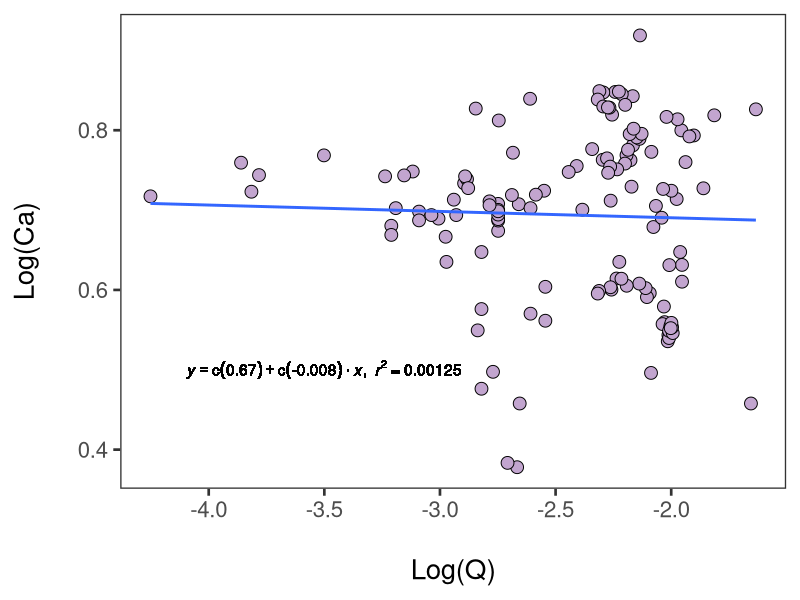
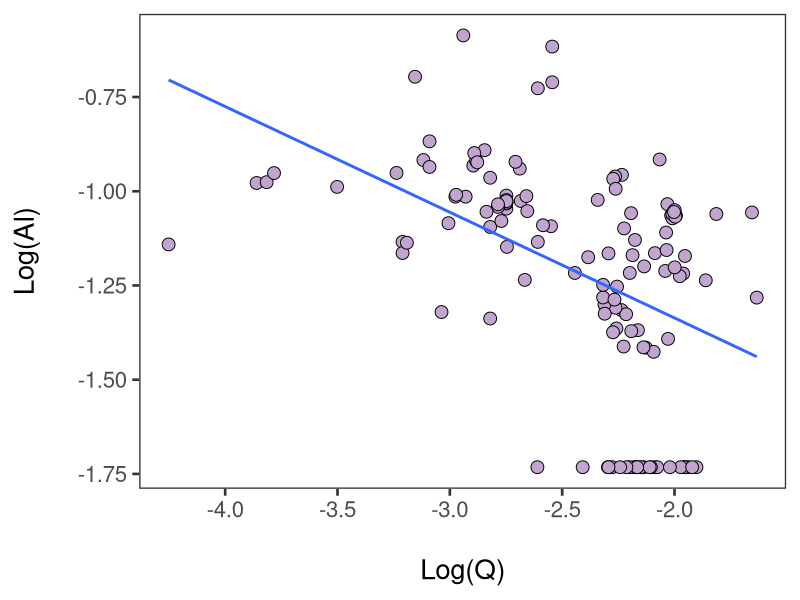
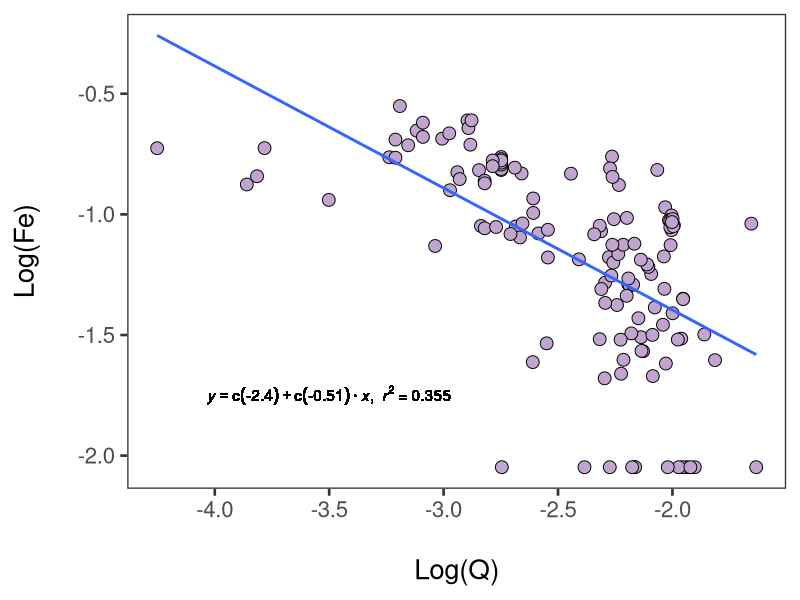
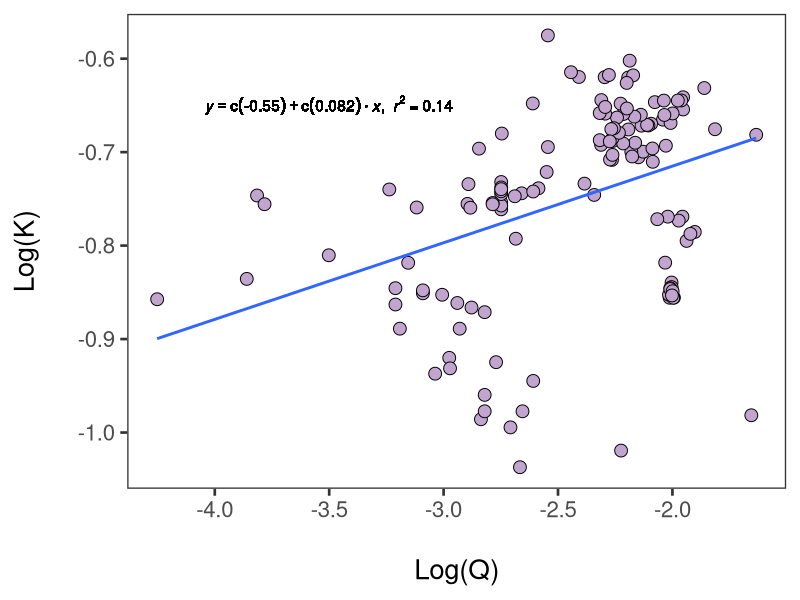
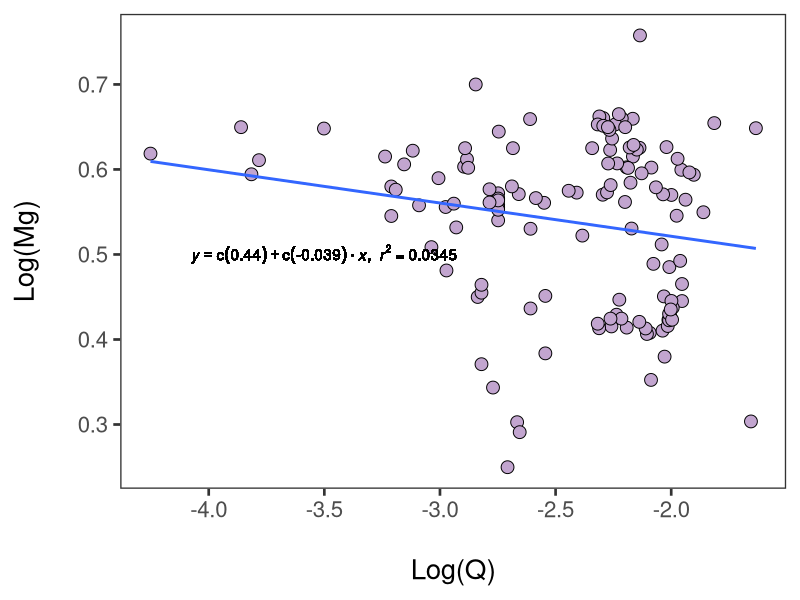
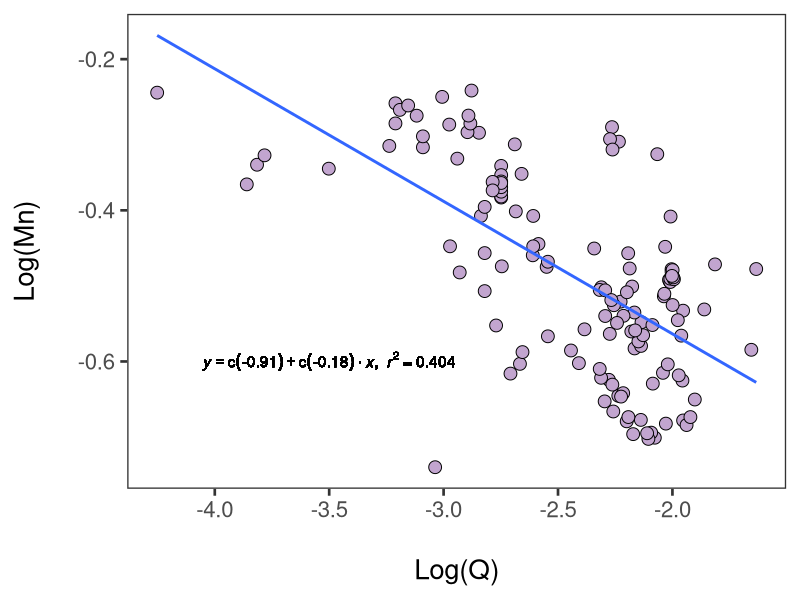
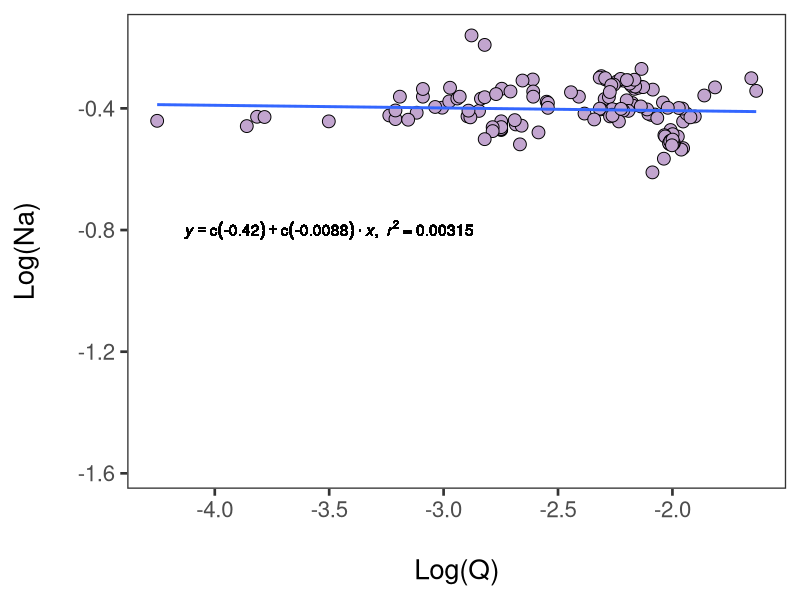
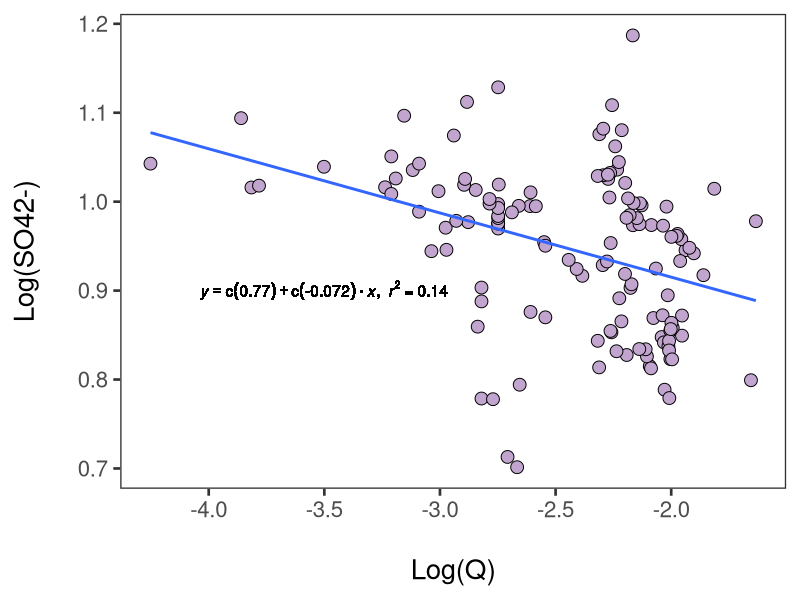

Generate these figures, in order, with R:
# Rename columns to be R friendly

newname<-c("sample_name","date_and_time","Q_m3s","Al_mgL","Ca_mgL","Fe_mgL","K_mgL","Mg_mgL","Mn_mgL","Na_mgL","SO42_mgL","pH","EC")
CQ<-read.csv(file="CQ.csv",header=TRUE)
colnames(CQ)<-newname

#Transform mg/L to mmol/L

CQ$Al_mmolL<-(CQ$Al_mgL/26.982)
CQ$Ca_mmolL<-(CQ$Ca_mgL/40.08)
CQ$Fe_mmolL<-(CQ$Fe_mgL/55.845)
CQ$K_mmolL<-(CQ$K_mgL/39.099)
CQ$Mg_mmolL<-(CQ$Mg_mgL/24.305)
CQ$Mn_mmolL<-(CQ$Mn_mgL/54.938)
CQ$Na_mmolL<-(CQ$Na_mgL/22.99)
CQ$SO42_mmolL<-(CQ$SO42_mgL/96.06)

#Transform pH to H+ mg/L

CQ$H_mgL<-(10^(-1*CQ$pH))

#Take the log of everything

CQ$logQ<-(log10(CQ$Q_m3s))
CQ$logAl<-(log10(CQ$Al_mmolL))
CQ$logCa<-(log10(CQ$Ca_mmolL))
CQ$logFe<-(log10(CQ$Fe_mmolL))
CQ$logK<-(log10(CQ$K_mmolL))
CQ$logMg<-(log10(CQ$Mg_mmolL))
CQ$logMn<-(log10(CQ$Mn_mmolL))
CQ$logNa<-(log10(CQ$Na_mmolL))
CQ$logSO42<-(log10(CQ$SO42_mmolL))
CQ$logH<-(log10(CQ$H_mgL))
CQ$logEC<-(log10(CQ$EC))

#Function to pull regression text out
lm_eqn<-function(df){
  m<-lm(y~x,df)
  eq<-substitute(italic(y) == a + b %.% italic(x)*","~~italic(r)^2~"="~r2,
                 list(a = format(coef(m)[1], digits = 2),
                      b = format(coef(m)[2], digits = 2),
                      r2 = format(summary(m)$r.squared,digits=3)))
  as.character(as.expression(eq))
}
#making plots

#Ca plot
library(ggplot2)
pal="#c2a5cf"
shape1=21
df<-CQ[,c("logQ","logCa")]
names(df)<-c("x","y")
CQCa<-ggplot(CQ, aes(logQ,logCa))+
  geom_point(colour="black",size=4, fill=pal, pch=shape1)+
  theme_bw(base_size=20)+
  theme(panel.grid.major = element_blank(), panel.grid.minor = element_blank())+
  guides(fill=guide_legend(title="Depth (cm)"))+
  xlab("\nLog(Q)")+
  ylab("Log(Ca)\n")+
  geom_text(x=-3.5, y=0.5, label = lm_eqn(df),parse=TRUE)+
  geom_smooth(method=lm,se=FALSE)
#Call the graph
CQCa

#save to pdf
pdf("CQCa.pdf",height=6,width=8)
CQCa
dev.off()

#Al plot
library(ggplot2)
pal="#c2a5cf"
shape1=21
df<-CQ[,c("logQ","logAl")]
names(df)<-c("x","y")
CQAl<-ggplot(CQ, aes(logQ,logAl))+
  geom_point(colour="black",size=4, fill=pal, pch=shape1)+
  theme_bw(base_size=20)+
  theme(panel.grid.major = element_blank(), panel.grid.minor = element_blank())+
  guides(fill=guide_legend(title="Depth (cm)"))+
  xlab("\nLog(Q)")+
  ylab("Log(Al)\n")+
  geom_text(x=-3.5, y=0.5, label = lm_eqn(df),parse=TRUE)+
  geom_smooth(method=lm,se=FALSE)
#Call the graph
CQAl

#save to pdf
pdf("CQAl.pdf",height=6,width=8)
CQAl
dev.off()

#Fe plot
library(ggplot2)
pal="#c2a5cf"
shape1=21
df<-CQ[,c("logQ","logFe")]
names(df)<-c("x","y")
CQFe<-ggplot(CQ, aes(logQ,logFe))+
  geom_point(colour="black",size=4, fill=pal, pch=shape1)+
  theme_bw(base_size=20)+
  theme(panel.grid.major = element_blank(), panel.grid.minor = element_blank())+
  guides(fill=guide_legend(title="Depth (cm)"))+
  xlab("\nLog(Q)")+
  ylab("Log(Fe)\n")+
  geom_text(x=-3.5, y=-1.75, label = lm_eqn(df),parse=TRUE)+
  geom_smooth(method=lm,se=FALSE)
#Call the graph
CQFe

#save to pdf
pdf("CQFe.pdf",height=6,width=8)
CQFe
dev.off()

#K plot
library(ggplot2)
pal="#c2a5cf"
shape1=21
df<-CQ[,c("logQ","logK")]
names(df)<-c("x","y")
CQK<-ggplot(CQ, aes(logQ,logK))+
  geom_point(colour="black",size=4, fill=pal, pch=shape1)+
  theme_bw(base_size=20)+
  theme(panel.grid.major = element_blank(), panel.grid.minor = element_blank())+
  guides(fill=guide_legend(title="Depth (cm)"))+
  xlab("\nLog(Q)")+
  ylab("Log(K)\n")+
  geom_text(x=-3.5, y=-0.65, label = lm_eqn(df),parse=TRUE)+
  geom_smooth(method=lm,se=FALSE)
#Call the graph
CQK

#save to pdf
pdf("CQK.pdf",height=6,width=8)
CQK
dev.off()

#Mg plot
library(ggplot2)
pal="#c2a5cf"
shape1=21
df<-CQ[,c("logQ","logMg")]
names(df)<-c("x","y")
CQMg<-ggplot(CQ, aes(logQ,logMg))+
  geom_point(colour="black",size=4, fill=pal, pch=shape1)+
  theme_bw(base_size=20)+
  theme(panel.grid.major = element_blank(), panel.grid.minor = element_blank())+
  guides(fill=guide_legend(title="Depth (cm)"))+
  xlab("\nLog(Q)")+
  ylab("Log(Mg)\n")+
  geom_text(x=-3.5, y=0.5, label = lm_eqn(df),parse=TRUE)+
  geom_smooth(method=lm,se=FALSE)
#Call the graph
CQMg

#save to pdf
pdf("CQMg.pdf",height=6,width=8)
CQMg
dev.off()

#Mn plot
library(ggplot2)
pal="#c2a5cf"
shape1=21
df<-CQ[,c("logQ","logMn")]
names(df)<-c("x","y")
CQMn<-ggplot(CQ, aes(logQ,logMn))+
  geom_point(colour="black",size=4, fill=pal, pch=shape1)+
  theme_bw(base_size=20)+
  theme(panel.grid.major = element_blank(), panel.grid.minor = element_blank())+
  guides(fill=guide_legend(title="Depth (cm)"))+
  xlab("\nLog(Q)")+
  ylab("Log(Mn)\n")+
  geom_text(x=-3.5, y=-0.6, label = lm_eqn(df),parse=TRUE)+
  geom_smooth(method=lm,se=FALSE)
#Call the graph
CQMn

#save to pdf
pdf("CQMn.pdf",height=6,width=8)
CQMn
dev.off()

#Na plot
library(ggplot2)
pal="#c2a5cf"
shape1=21
df<-CQ[,c("logQ","logNa")]
names(df)<-c("x","y")
CQNa<-ggplot(CQ, aes(logQ,logNa))+
  geom_point(colour="black",size=4, fill=pal, pch=shape1)+
  theme_bw(base_size=20)+
  theme(panel.grid.major = element_blank(), panel.grid.minor = element_blank())+
  guides(fill=guide_legend(title="Depth (cm)"))+
  xlab("\nLog(Q)")+
  ylab("Log(Na)\n")+
  geom_text(x=-3.5, y=-0.8, label = lm_eqn(df),parse=TRUE)+
  geom_smooth(method=lm,se=FALSE)
#Call the graph
CQNa

#save to pdf
pdf("CQNa.pdf",height=6,width=8)
CQNa
dev.off()

#SO42- plot
library(ggplot2)
pal="#c2a5cf"
shape1=21
df<-CQ[,c("logQ","logSO42")]
names(df)<-c("x","y")
CQSO42<-ggplot(CQ, aes(logQ,logSO42))+
  geom_point(colour="black",size=4, fill=pal, pch=shape1)+
  theme_bw(base_size=20)+
  theme(panel.grid.major = element_blank(), panel.grid.minor = element_blank())+
  guides(fill=guide_legend(title="Depth (cm)"))+
  xlab("\nLog(Q)")+
  ylab("Log(SO42-)\n")+
  geom_text(x=-3.5, y=0.9, label = lm_eqn(df),parse=TRUE)+
  geom_smooth(method=lm,se=FALSE)
#Call the graph
CQSO42

#save to pdf
pdf("CQSO42.pdf",height=6,width=8)
CQSO42
dev.off()

#H+ plot
library(ggplot2)
pal="#c2a5cf"
shape1=21
df<-CQ[,c("logQ","logH")]
names(df)<-c("x","y")
CQH<-ggplot(CQ, aes(logQ,logH))+
  geom_point(colour="black",size=4, fill=pal, pch=shape1)+
  theme_bw(base_size=20)+
  theme(panel.grid.major = element_blank(), panel.grid.minor = element_blank())+
  guides(fill=guide_legend(title="Depth (cm)"))+
  xlab("\nLog(Q)")+
  ylab("Log(H+)\n")+
  geom_text(x=-3.5, y=-5, label = lm_eqn(df),parse=TRUE)+
  geom_smooth(method=lm,se=FALSE)
#Call the graph
CQH

#save to pdf
pdf("CQH.pdf",height=6,width=8)
CQH
dev.off()

#EC plot
library(ggplot2)
pal="#c2a5cf"
shape1=21
df<-CQ[,c("logQ","logEC")]
names(df)<-c("x","y")
CQEC<-ggplot(CQ, aes(logQ,logEC))+
  geom_point(colour="black",size=4, fill=pal, pch=shape1)+
  theme_bw(base_size=20)+
  theme(panel.grid.major = element_blank(), panel.grid.minor = element_blank())+
  guides(fill=guide_legend(title="Depth (cm)"))+
  xlab("\nLog(Q)")+
  ylab("Log(EC)\n")+
  geom_text(x=-3.5, y=3.15, label = lm_eqn(df),parse=TRUE)+
  geom_smooth(method=lm,se=FALSE)
#Call the graph
CQEC

#save to pdf
pdf("CQEC.pdf",height=6,width=8)
CQEC
dev.off()
